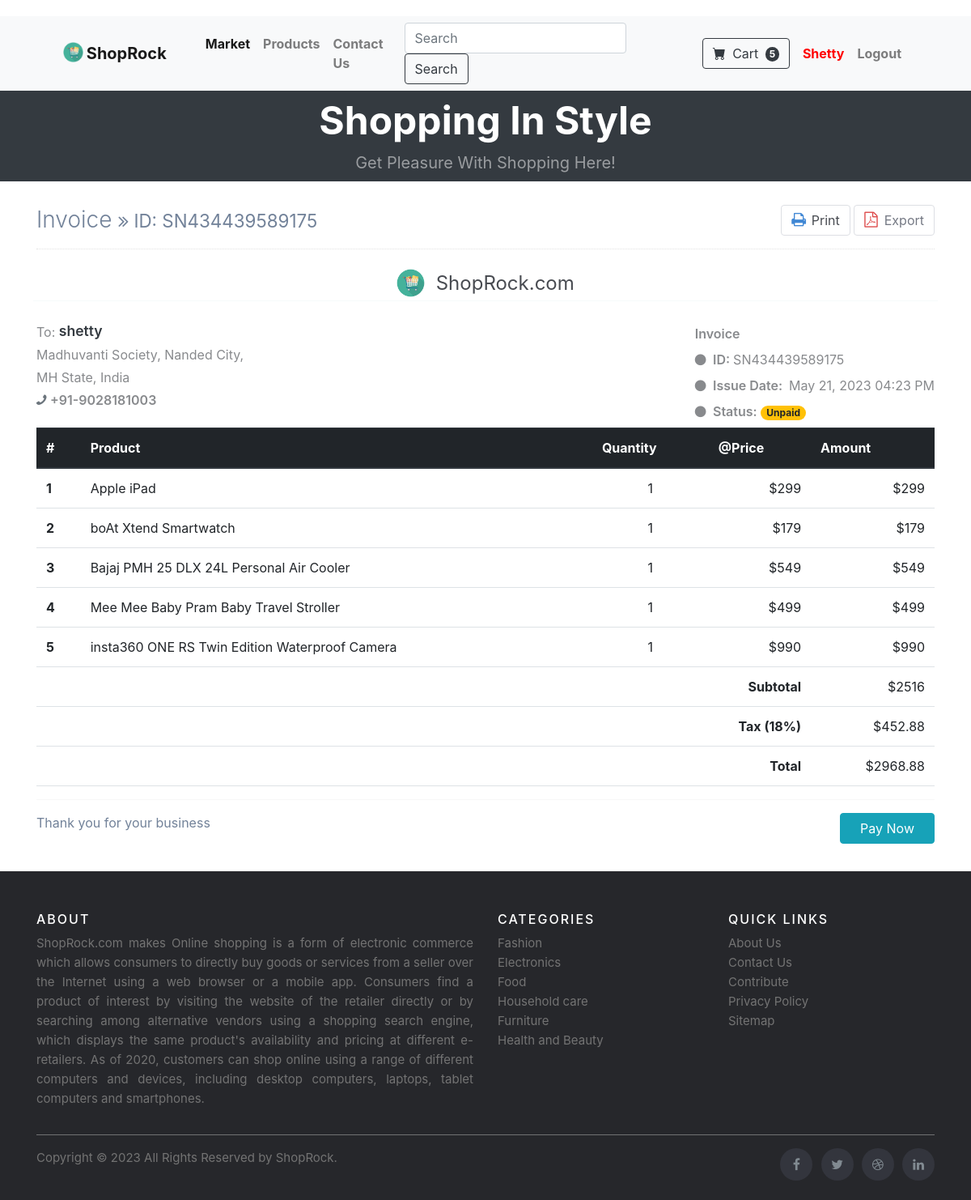
The page /invoice/ (signed in) on the database its author committed.
### market/models.py (models this page shows, shortened)
class User(db.Model, UserMixin):
    id = db.Column(db.Integer(), primary_key=True)
    username = db.Column(db.String(30), nullable=False, unique=True)
    email = db.Column(db.String(60), nullable=False, unique=True)
    password = db.Column(db.String(60), nullable=False)
    budget = db.Column(db.Integer(), nullable=False, default=1000)
    image = db.Column(db.String(150), nullable=False, default='profile.jpg')
    items = db.relationship('Item', backref='owned_user', lazy=True)
    @property
    def hash_password(self):
        return self.hash_password

class Item(db.Model):
    __searchable__ = ['name', 'description']
    id = db.Column(db.Integer(), primary_key=True)
    name = db.Column(db.String(50), nullable=False, unique=True)
    barcode = db.Column(db.String(12), nullable=False, unique=True)
    price = db.Column(db.Integer(), nullable=False)
    description = db.Column(db.String(1024), nullable=False, unique=True)
    image = db.Column(db.String(150), nullable=False, default='image.jpg')
    owner = db.Column(db.Integer(), db.ForeignKey('user.id'))

### market/routes.py (the view)
@app.route('/invoice/', methods=['GET', 'POST'])
def invoice():
    global invoice_num
    date = datetime.now()
    owned_items = Item.query.filter_by(owner=current_user.id)
    subtotal = sum([item.price for item in owned_items])
    tax = ("%.2f" % (0.18 * float(subtotal)))
    total = ("%.2f" % (1.18 * float(subtotal)))
    return render_template('invoice.html', owned_items=owned_items, date=date, subtotal=subtotal, tax=tax, total=total, invoice_num=invoice_num)

### market/models.py (called while the page is built)
@login_manager.user_loader
def load_user(user_id):
    return User.query.get(int(user_id))

### market/templates/invoice.html (shortened to what this page needs)
{% extends "index.html" %}
{% block body %}
<div class="row" style="margin-top:20px; margin-left:20px; margin-right:20px">
  <div class="col">
	  <div class="row">
		<link href="https://maxcdn.bootstrapcdn.com/font-awesome/4.7.0/css/font-awesome.min.css" rel="stylesheet" />
	    <link href="{{ url_for('static', filename='css/invoice.css') }}" rel="stylesheet" />
		<div class="page-content container">
			<div class="page-header text-blue-d2">
				<h1 class="page-title text-secondary-d1">
					Invoice
					<small class="page-info">
						<i class="fa fa-angle-double-right text-80"></i>
						ID: {{invoice_num}}
					</small>
				</h1>
				<div class="page-tools">
					<div class="action-buttons">
						<a class="btn bg-white btn-light mx-1px text-95" onclick="window.print()">
							<i class="mr-1 fa fa-print text-primary-m1 text-120 w-2"></i>
							Print
						</a>
						<a class="btn bg-white btn-light mx-1px text-95" href="{{url_for('get_pdf')}}" data-title="PDF" type="submit">
							<i class="mr-1 fa fa-file-pdf-o text-danger-m1 text-120 w-2"></i>
							Export
						</a>
					</div>
				</div>
			</div>
			<div class="container px-0">
				<div class="row mt-4">
					<div class="col-12 col-lg-12">
						<div class="row">
							<div class="col-12">
								<div class="text-center text-150">
									<img class="mb-1" src="{{ url_for('static', filename='assets/abc.png') }}" width="35">&nbsp;
									<span class="text-default-d3">ShopRock.com</span>
								</div>
							</div>
						</div>
						<hr class="row brc-default-l1 mx-n1 mb-4" />
						<div class="row">
							<div class="col-sm-6">
								<div>
									<span class="text-sm text-grey-m2 align-middle">To:</span>
									<span class="text-600 text-110 text-dark align-middle">{{current_user.username}}</span>
								</div>
								<div class="text-grey-m2">
									<div class="my-1">
										Madhuvanti Society, Nanded City,
									</div>
									<div class="my-1">
										MH State, India
									</div>
									<div class="my-1"><i class="fa fa-phone fa-flip-horizontal text-secondary"></i> <b class="text-600">+91-9028181003</b></div>
								</div>
							</div>
							<div class="text-95 col-sm-6 align-self-start d-sm-flex justify-content-end">
								<div class="text-grey-m2">
									<div class="mt-1 mb-2 text-secondary-m1 text-600 text-125">
										Invoice
									</div>
									<div class="my-2"><i class="fa fa-circle text-dark-m2 text-xs mr-1"></i> <span class="text-600 text-90">ID: </span>{{invoice_num}}</div>
									<div class="my-2"><i class="fa fa-circle text-dark-m2 text-xs mr-1"></i> <span class="text-600 text-90">Issue Date:&ensp;</span>{{date.strftime('%b %d, %Y %I:%M %p')}}</div>
									<div class="my-2"><i class="fa fa-circle text-dark-m2 text-xs mr-1"></i> <span class="text-600 text-90">Status:</span> <span class="badge badge-warning badge-pill px-25">Unpaid</span></div>
								</div>
							</div>
						</div>
						<table class="table">
						  <thead class="thead-dark">
							<tr>
							  <th scope="col">#</th>
							  <th scope="col">Product</th>
							  <th scope="col">Quantity</th>
							  <th scope="col">@Price</th>
							  <th scope="col">Amount</th>
							</tr>
						  </thead>
						  <tbody>
						  {% for item in owned_items %}
							<tr>
							  <th scope="row">{{loop.index}}</th>
							  <td>{{item.name}}</td>
							  <td class="text-center">1</td>
							  <td class="text-right">${{item.price}}</td>
							  <td class="text-right">${{item.price}}</td>
							</tr>
						  {% endfor %}
						  	<tr>
								<th colspan="4" class="text-right">Subtotal</th>
								<td class="text-right">${{subtotal}}</td>
							</tr>
						  	<tr>
								<th colspan="4" class="text-right">Tax (18%)</th>
								<td class="text-right">${{tax}}</td>
							</tr>
						  	<tr>
								<th colspan="4" class="text-right">Total</th>
								<td class="text-right">${{total}}</td>
							</tr>
						  </tbody>
						</table>
						<hr />
						<div>
							<span class="text-secondary-d1 text-105">Thank you for your business</span>
							<a href="{{url_for('payment')}}" class="btn btn-info btn-bold px-4 float-right mt-3 mt-lg-0">Pay Now</a>
							<br><br>
						</div>
						</div>
					</div>
				</div>
			</div>
		</div>
	  </div>
  </div>
<br>
{% endblock body %}

### market/templates/index.html (shortened to what this page needs)
<!DOCTYPE html>
<html lang="en">
    <head>
        <link href="https://cdn.jsdelivr.net/npm/bootstrap-icons@1.5.0/font/bootstrap-icons.css" rel="stylesheet" />
        <link href="{{ url_for('static', filename='css/styles.css') }}" rel="stylesheet" />
        <link rel="stylesheet" href="https://cdn.jsdelivr.net/npm/bootstrap@4.1.3/dist/css/bootstrap.min.css">
    </head>
    <body>
        <nav class="navbar navbar-expand-lg navbar-light bg-light">
            <div class="container px-4 px-lg-5" style="font-weight:bold">
                <img class="mb-1" src="{{ url_for('static', filename='assets/abc.png') }}" width="25">&nbsp;
                <a class="navbar-brand" href="{{url_for('home')}}">ShopRock</a>
                <div class="collapse navbar-collapse" id="navbarSupportedContent">
                    <ul class="navbar-nav me-auto mb-2 mb-lg-0 ms-lg-4">
                        <li class="nav-item"><a class="nav-link active" aria-current="page" href="{{url_for('market')}}">Market</a></li>
                        <li class="nav-item"><a class="nav-link" href="{{url_for('allproducts')}}">Products</a></li>
                        <li class="nav-item"><a class="nav-link" href="{{url_for('about')}}">Contact Us</a></li>
                    </ul>
                    <form class="form-inline my-2 my-lg-0" action="{{url_for('result')}}">
                        <input class="form-control mr-sm-2" type="search" placeholder="Search" aria-label="Search" name="q">
                        <button class="btn btn-outline-dark my-2 my-sm-0" type="submit">Search</button>
                    </form>&ensp;&ensp;
                    {% if current_user.is_authenticated %}
                        {% if current_user.username=='admin' %}
                        <ul class="navbar-nav">
                            <li class="nav-item">
                                <a class="nav-link" href="{{url_for('add_item')}}">Add Item</a>
                            </li>
                            <li class="nav-item">
                                <a class="nav-link" href="{{url_for('admin_item')}}">Items</a>
                            </li>
                        </ul>
                        {% else %}
                            <form class="d-flex">
                                <a class="btn btn-outline-dark" href="{{url_for('cart')}}">
                                    <i class="bi-cart-fill me-1"></i>
                                    Cart
                                    <span class="badge bg-dark text-white ms-1 rounded-pill">
                                        {{ current_user.items| length }}
                                    </span>
                                </a>
                            </form>&ensp;
                        {% endif %}
                        <ul class="navbar-nav">
                            <li class="nav-item">
                                <a class="nav-link" href="#" style="color:red">{{ current_user.username|title }}</a>
                            </li>
                            <li class="nav-item">
                                <a class="nav-link" href="{{url_for('logout')}}">Logout</a>
                            </li>
                        </ul>
                    {% endif %}
                </div>
            </div>
        </nav>
        <header class="bg-dark py-2">
            <div class="container px-4 px-lg-5">
                <div class="text-center text-white">
                    <h1 class="display-5 fw-bolder">Shopping In Style</h1>
                    <p class="lead fw-normal text-white-50 mb-0">Get Pleasure With Shopping Here!</p>
                </div>
            </div>
        </header>
        <div class="container">
          <div class="row">
            <div class="col-lg-8 col-md-10 mx-auto content">
            </div>
          </div>
        </div>
        {% block body %}{% endblock body %}
        <footer class="site-footer">
          <div class="container">
            <div class="row">
              <div class="col-sm-12 col-md-6">
                <h6>About</h6>
                <p class="text-justify">ShopRock.com makes Online shopping is a form of electronic commerce which allows consumers to directly buy goods or services from a seller over the Internet using a web browser or a mobile app. Consumers find a product of interest by visiting the website of the retailer directly or by searching among alternative vendors using a shopping search engine, which displays the same product's availability and pricing at different e-retailers. As of 2020, customers can shop online using a range of different computers and devices, including desktop computers, laptops, tablet computers and smartphones.</p>
              </div>
              <div class="col-xs-6 col-md-3">
                <h6>Categories</h6>
                <ul class="footer-links">
                  <li><a href="http://scanfcode.com/category/c-language/">Fashion</a></li>
                  <li><a href="http://scanfcode.com/category/front-end-development/">Electronics</a></li>
                  <li><a href="http://scanfcode.com/category/back-end-development/">Food</a></li>
                  <li><a href="http://scanfcode.com/category/java-programming-language/">Household care</a></li>
                  <li><a href="http://scanfcode.com/category/android/">Furniture</a></li>
                  <li><a href="http://scanfcode.com/category/templates/">Health and Beauty</a></li>
                </ul>
              </div>
              <div class="col-xs-6 col-md-3">
                <h6>Quick Links</h6>
                <ul class="footer-links">
                  <li><a href="http://scanfcode.com/about/">About Us</a></li>
                  <li><a href="http://scanfcode.com/contact/">Contact Us</a></li>
                  <li><a href="http://scanfcode.com/contribute-at-scanfcode/">Contribute</a></li>
                  <li><a href="http://scanfcode.com/privacy-policy/">Privacy Policy</a></li>
                  <li><a href="http://scanfcode.com/sitemap/">Sitemap</a></li>
                </ul>
              </div>
            </div>
            <hr>
          </div>
          <div class="container">
            <div class="row">
              <div class="col-md-8 col-sm-6 col-xs-12">
                <p class="copyright-text">Copyright &copy; 2023 All Rights Reserved by
             <a href="#">ShopRock</a>.
                </p>
              </div>
              <div class="col-md-4 col-sm-6 col-xs-12">
              <link rel="stylesheet" href="https://cdnjs.cloudflare.com/ajax/libs/font-awesome/4.7.0/css/font-awesome.min.css">
                <ul class="social-icons">
                  <li><a class="facebook" href="#"><i class="fa fa-facebook"></i></a></li>
                  <li><a class="twitter" href="#"><i class="fa fa-twitter"></i></a></li>
                  <li><a class="dribbble" href="#"><i class="fa fa-dribbble"></i></a></li>
                  <li><a class="linkedin" href="#"><i class="fa fa-linkedin"></i></a></li>
                </ul>
              </div>
            </div>
          </div>
        </footer>
    </body>
</html>

### market/static/css/invoice.css (style rules this page uses)
body { margin-top:20px; color: #484b51; }
.text-secondary-d1 { color: #728299!important; }
.page-header { margin: 0 0 1rem; padding-bottom: 1rem; padding-top: .5rem; border-bottom: 1px dotted #e2e2e2; display: -ms-flexbox; display: flex; -ms-flex-pack: justify; justify-content: space-between; -ms-flex-align: center; align-items: center; }
.page-title { padding: 0; margin: 0; font-size: 1.75rem; font-weight: 300; }
.brc-default-l1 { border-color: #dce9f0!important; }
.ml-n1, .mx-n1 { margin-left: -.25rem!important; }
.mr-n1, .mx-n1 { margin-right: -.25rem!important; }
.mb-4, .my-4 { margin-bottom: 1.5rem!important; }
hr { margin-top: 1rem; margin-bottom: 1rem; border: 0; border-top: 1px solid rgba(0,0,0,.1); }
.text-grey-m2 { color: #888a8d!important; }
.font-bolder, .text-600 { font-weight: 600!important; }
.text-110 { font-size: 110%!important; }
.page-header .page-tools { -ms-flex-item-align: end; align-self: flex-end; }
.btn-light { color: #757984; background-color: #f5f6f9; border-color: #dddfe4; }
.w-2 { width: 1rem; }
.text-120 { font-size: 120%!important; }
.text-primary-m1 { color: #4087d4!important; }
.text-danger-m1 { color: #dd4949!important; }
.text-150 { font-size: 150%!important; }

### rows shown on the page
User: username "Shetty", username "shetty"
Item: name "Apple iPad", price "299"
Item: name "boAt Xtend Smartwatch", price "179"
Item: name "Bajaj PMH 25 DLX 24L Personal Air Cooler", price "549"
Item: name "Mee Mee Baby Pram Baby Travel Stroller", price "499"
Item: name "insta360 ONE RS Twin Edition Waterproof Camera", price "990"

### other values the page prints
{{ current_user.items| length }} "5"
{{ invoice_num }} "SN434439589175"
{{ subtotal }} "2516"
{{ tax }} "452.88"
{{ total }} "2968.88"
